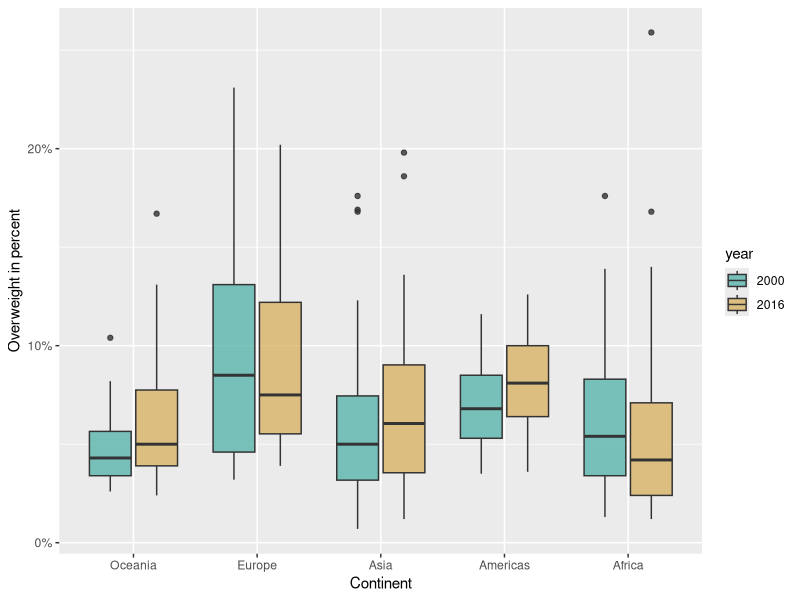

The R source for this figure:
library(tidyverse)
library(scales)

world_bank_countries <- read_csv("data/world_bank_countries.csv")

world_bank_countries %>% 
  filter(year %in% c(2000, 2016)) %>% 
  mutate(
    year = year %>% as_factor,
    continent = continent %>% as_factor %>% 
      fct_relevel("Oceania", "Europe", "Asia", "Americas", "Africa")) %>%
  ggplot(aes(x = continent,
             y = overweight,
             fill = year)) +
  geom_boxplot(width = 0.75, 
               alpha = .8,
               position = position_dodge2(padding = 0.1)) +
  scale_y_continuous(name = "Overweight in percent",
                     labels = label_percent(scale = 1)) +
  scale_fill_manual(values = c("#5ab4ac", "#d8b365")) +
  scale_x_discrete(name = "Continent")
